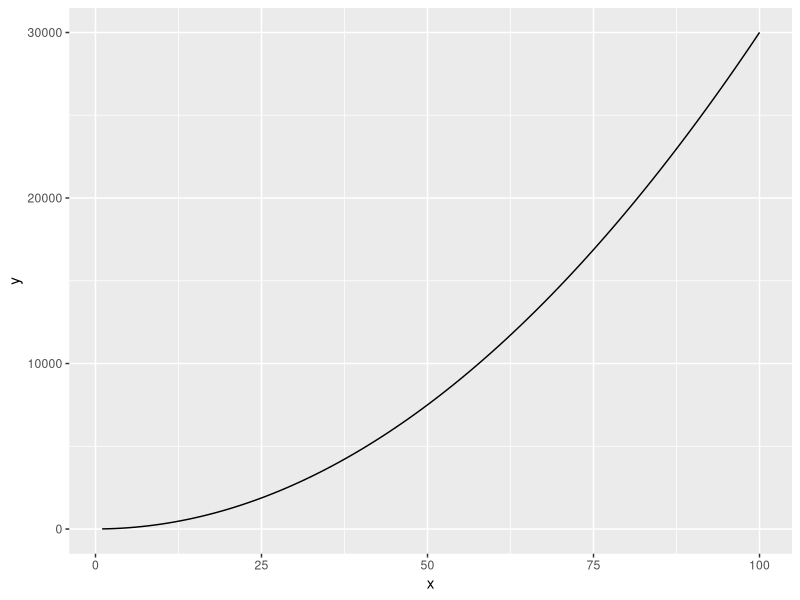
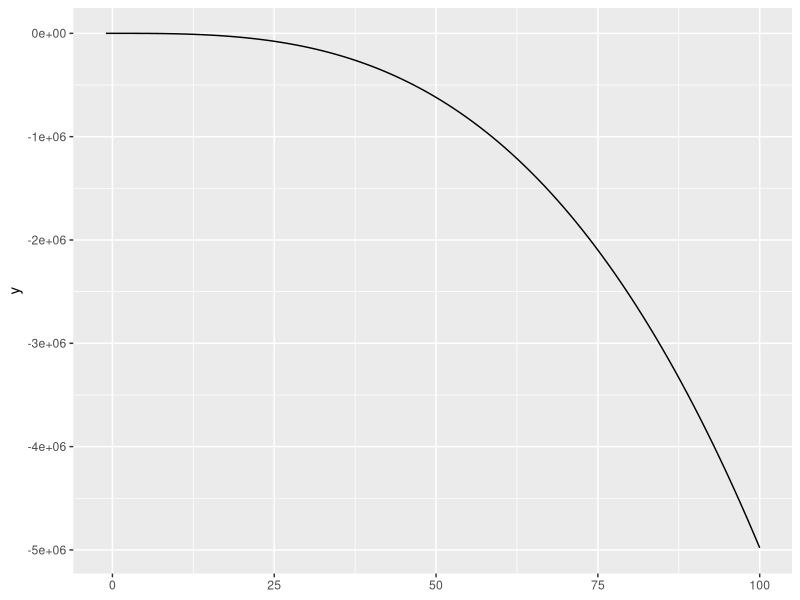
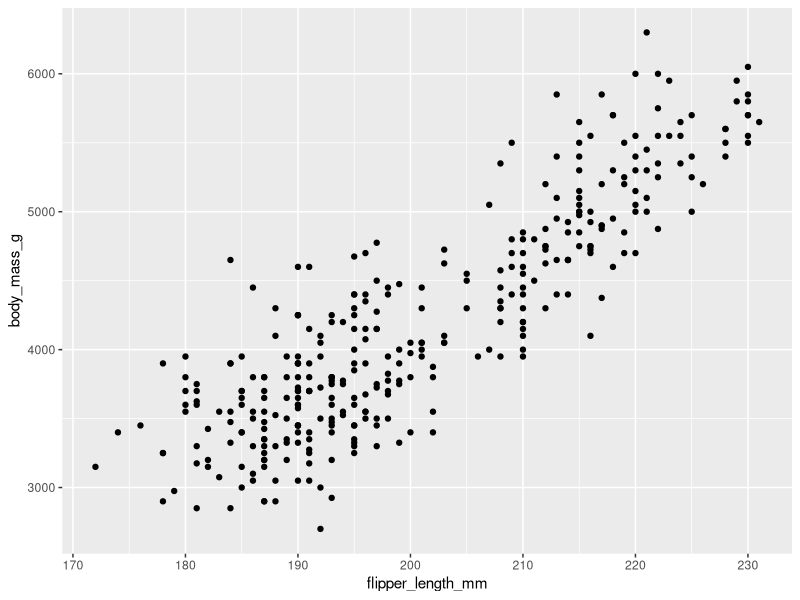

Source code (R) for these figures, in order:
## ---- chunk 1
knitr::opts_chunk$set(echo = TRUE)
library(tidyverse)
library(palmerpenguins)
## ---- chunk 2
eq = function(x) {
  
  3 * x ^ 2 + 4 
  
  
}

# use stat_function()

ggplot(data = data.frame(x = c(1, 100)), aes(x = x)) + 
  stat_function(fun = eq)


## ---- chunk 3
eq = function(x) {
 2.4 - (5 * x) - (5 * (x ^ 3)) + (2.1 * (x ^ 2))  
  
}

ggplot(data = NULL) +
  stat_function(fun = eq) +
  xlim(min = -1, max = 100)

## ---- chunk 4
ggplot(data = penguins, aes(x = flipper_length_mm, y = body_mass_g)) +
  geom_point()

